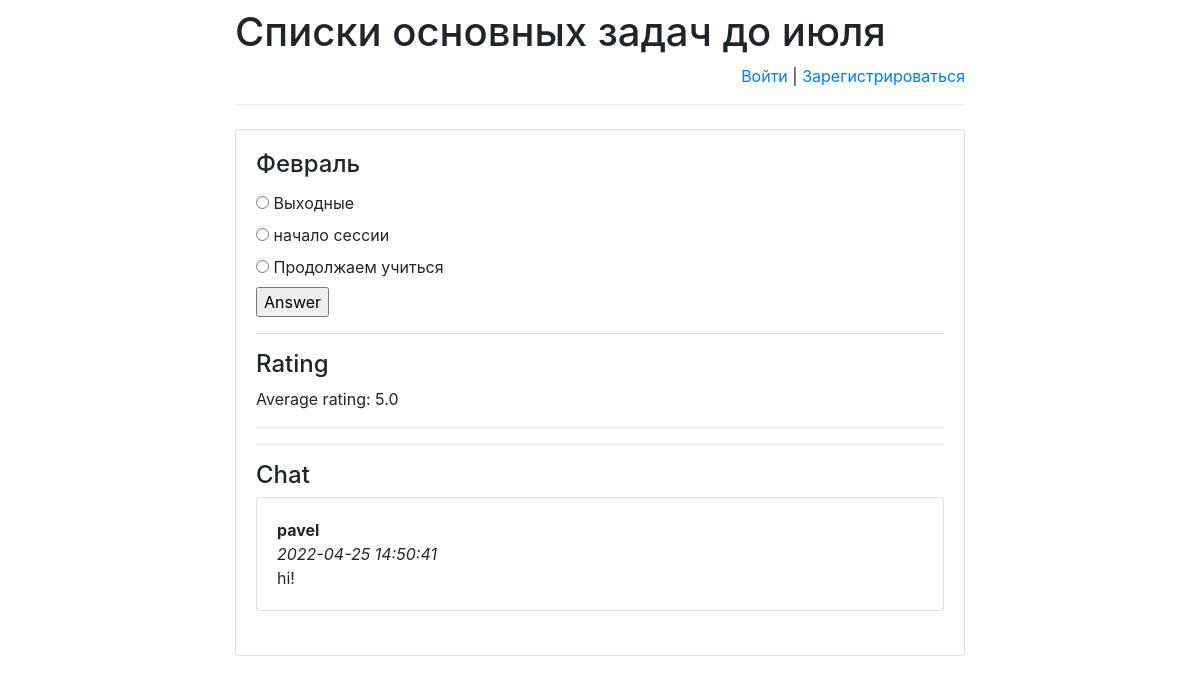
The page /schedule/1/ on the database its author committed.
### schedule/models.py (models this page shows)
class Schedule(models.Model):
    schedule_text = models.CharField(max_length=255)
    pub_date = models.DateTimeField('date published')

class Option(models.Model):
    schedule = models.ForeignKey(Schedule, on_delete=models.CASCADE)
    text = models.CharField(max_length=255)
    correct = models.BooleanField(default=False)

class Message(models.Model):
    chat = models.ForeignKey(
        Schedule,
        verbose_name='Чат под загадкой',
        on_delete=models.CASCADE)
    author = models.ForeignKey(
        User,
        verbose_name='Пользователь', on_delete=models.CASCADE)
    message = models.TextField('Сообщение')
    pub_date = models.DateTimeField(
        'Дата сообщения',
        default=timezone.now)

### schedule/views.py (the view)
# urls.py: re_path(r'^([0-9]+)/$', views.detail, name='detail'),
def detail(request, schedule_id):
    error_message = None
    if "error_message" in request.GET:
        error_message = request.GET["error_message"]
    return render(
        request,
        "answer.html",
        {
            "schedule": get_object_or_404(
                Schedule, pk=schedule_id),
            "error_message": error_message,
            "latest_messages":
                Message.objects
                    .filter(chat_id=schedule_id)
                    .order_by('-pub_date')[:5],
            "already_rated_by_user":
                Mark.objects
                    .filter(author_id=request.user.id)
                    .filter(schedule_id=schedule_id)
                    .count(),
            "user_rating":
                Mark.objects
                    .filter(author_id=request.user.id)
                    .filter(schedule_id=schedule_id)
                    .aggregate(Avg('mark'))
                ["mark__avg"],
            "avg_mark":
                Mark.objects
                    .filter(schedule_id=schedule_id)
                    .aggregate(Avg('mark'))
                ["mark__avg"]
        }
    )

### schedule/templates/answer.html (shortened to what this page needs)
{% extends 'base.html' %}
{% block main %}
    <h4 class="card-title">{{ schedule.schedule_text }}</h4>
    <form action="answer/" method="post">
        {% for option in schedule.option_set.all %}
            <input type="radio" name="option"
                   id="option{{ forloop.counter }}"
                   value="{{ option.id }}"/>
            <label for="option{{ forloop.counter }}">
                {{ option.text }}
            </label><br>
        {% endfor %}
        <input type="submit" value="Answer"/>
    </form>
    <hr>
    <h4>Rating</h4>
    <p>Average rating:
        <span id="avg_mark_span">
            {{ avg_mark }}
        </span>
    </p>
    <hr>
    <hr>
    <h4>Chat</h4>
    <div id="history">
        {% for message in latest_messages %}
            <div class="card">
                <div class="card-body">
                    <strong>
                        {{ message.author.username }}
                    </strong>
                    <br/>
                    <em>
                        {{ message.pub_date|date:'Y-m-d H:i:s' }}
                    </em>
                    <br/>
                    {{ message.message }}
                </div>
            </div>
            <br/>
        {% endfor %}
    </div>
{% endblock %}

### rows shown on the page
Schedule: schedule_text "Февраль"
Option: text "Выходные"
Option: text "начало сессии"
Option: text "Продолжаем учиться"
Message: author.username "pavel", pub_date "2022-04-25 14:50:41", message "hi!"

### other values the page prints
{{ avg_mark }} "5.0"
